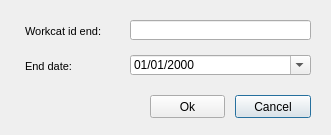
<?xml version="1.0" encoding="UTF-8"?>
<ui version="4.0">
 <class>Dialog</class>
 <widget class="QDialog" name="Dialog">
  <property name="geometry">
   <rect>
    <x>0</x>
    <y>0</y>
    <width>331</width>
    <height>135</height>
   </rect>
  </property>
  <property name="windowTitle">
   <string>Dialog</string>
  </property>
  <widget class="QPushButton" name="btn_cancel">
   <property name="geometry">
    <rect>
     <x>235</x>
     <y>95</y>
     <width>76</width>
     <height>23</height>
    </rect>
   </property>
   <property name="text">
    <string>Cancel</string>
   </property>
  </widget>
  <widget class="QPushButton" name="btn_accept">
   <property name="geometry">
    <rect>
     <x>150</x>
     <y>95</y>
     <width>75</width>
     <height>23</height>
    </rect>
   </property>
   <property name="text">
    <string>Ok</string>
   </property>
  </widget>
  <widget class="QDateTimeEdit" name="enddate">
   <property name="geometry">
    <rect>
     <x>130</x>
     <y>55</y>
     <width>181</width>
     <height>20</height>
    </rect>
   </property>
   <property name="readOnly">
    <bool>false</bool>
   </property>
   <property name="displayFormat">
    <string>dd/MM/yyyy</string>
   </property>
   <property name="calendarPopup">
    <bool>true</bool>
   </property>
  </widget>
  <widget class="QLabel" name="label_workcat_id_end">
   <property name="geometry">
    <rect>
     <x>25</x>
     <y>20</y>
     <width>96</width>
     <height>22</height>
    </rect>
   </property>
   <property name="font">
    <font>
     <pointsize>8</pointsize>
    </font>
   </property>
   <property name="frameShape">
    <enum>QFrame::NoFrame</enum>
   </property>
   <property name="frameShadow">
    <enum>QFrame::Raised</enum>
   </property>
   <property name="text">
    <string>Workcat id end:</string>
   </property>
   <property name="textFormat">
    <enum>Qt::AutoText</enum>
   </property>
   <property name="scaledContents">
    <bool>false</bool>
   </property>
   <property name="margin">
    <number>3</number>
   </property>
  </widget>
  <widget class="QLabel" name="label_enddate">
   <property name="geometry">
    <rect>
     <x>25</x>
     <y>55</y>
     <width>96</width>
     <height>22</height>
    </rect>
   </property>
   <property name="font">
    <font>
     <pointsize>8</pointsize>
    </font>
   </property>
   <property name="frameShape">
    <enum>QFrame::NoFrame</enum>
   </property>
   <property name="frameShadow">
    <enum>QFrame::Raised</enum>
   </property>
   <property name="text">
    <string>End date:</string>
   </property>
   <property name="textFormat">
    <enum>Qt::AutoText</enum>
   </property>
   <property name="scaledContents">
    <bool>false</bool>
   </property>
   <property name="margin">
    <number>3</number>
   </property>
  </widget>
  <widget class="QLineEdit" name="workcat_id_end">
   <property name="geometry">
    <rect>
     <x>130</x>
     <y>20</y>
     <width>181</width>
     <height>20</height>
    </rect>
   </property>
  </widget>
 </widget>
 <resources/>
 <connections/>
</ui>
